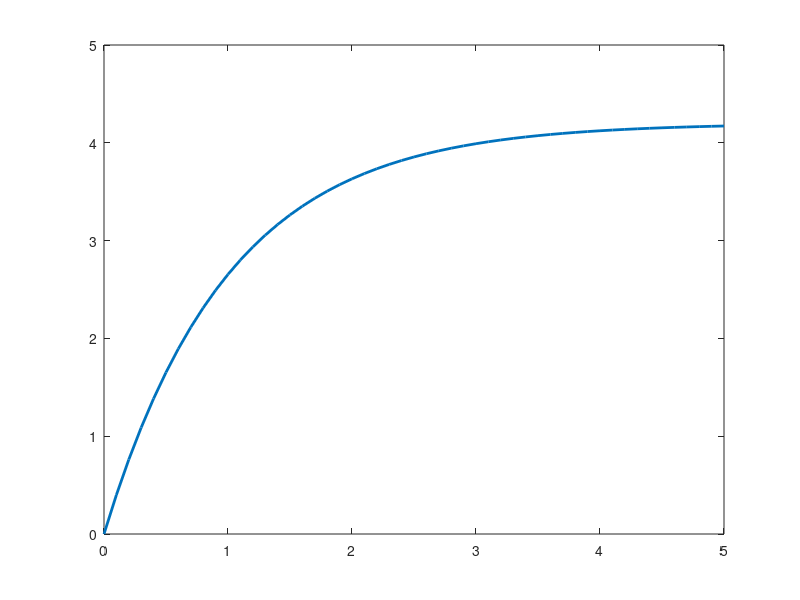

Recreate this plot in MATLAB. (Note: this script raises an error after producing the figure.)
%modeling and optimizing a battery charging profile

%parameters
Vmax = 4.2;
R=.07;
I = .52; %CC current
RC = 3600;

% for step 2 using v(t) = vmax(1-e^(t/RC) to model battery over time

t_hours = 0:0.1:5;
t_seconds = t_hours *3600;

V = Vmax *(1-exp(-t_seconds/RC));
figure(1);
plot(t_hours,V, 'LineWidth',2);
hold on
yline(3.36,'--r','80%');
yline(4.2,'--g','99%');

xlabel('Time(Hours)')
ylabel('Voltage (V)')
title('Voltage Over time')
grid on;
legend('Voltage', '1.6 hours (80%)', '4.6 hours (99%)','Location','southeast');
hold off;

% step 3 finding voltage curve
dVdt= gradient(V,t_seconds);
figure(2);
plot(t_seconds/3600,dVdt*1000,'LineWidth',2);
xlabel('Time (Hours)')
ylabel('dV/dt (mV/s)')
title('Rate of Voltage Change')
grid on;

%step 4 compute energy delievered

P = V*I;

%cross validation
energy_trap = trapz(t_seconds,P);
fprintf('Total energy delivered to the battery (trapz): %.2f J\n', energy_trap);

%analystic integration
P_func = @(t) Vmax*I*(1-exp(-t/RC));
energy_integral= integral(P_func,0,5*3600);
fprintf('Total energy delivered to the battery (integral): %.2f J\n', energy_integral)

%step 5 part 1 rate of voltage change at different intervals

initial_rate = dVdt(1) *1000;  %at t=0 (mV/s)

mid_charge_time = 1.6*3600; %t = 1.6 hours
[~, mid_idx,] = min(abs(t_seconds-mid_charge_time));
mid_rate = dVdt(mid_idx) * 1000; %getting the rate

near_full_time = 4.6 * 3600; % t= 2.5 hours
[~,near_full_idx] = min(abs(t_seconds - near_full_time));
near_full_rate = dVdt(near_full_idx) * 1000;

fprintf('--- Rate of Voltage Change (dV/dt) ---\n');
fprintf('Initial dV/dt: %.4f mV/s\n', initial_rate);
fprintf('dV/dt at 1.6 hour: %.4f mV/s\n', mid_rate);
fprintf('dV/dt at 4.6 hours: %.4f mV/s\n', near_full_rate);

%step 5.2 time to reach 80% 10 100% charge
V_target_80 = 0.8 * Vmax;
V_target_100 = 0.99 * Vmax; % Practically, it never reaches 100%, so use 99%

[~, idx_80] = min(abs(V - V_target_80));
time_80_hours = t_seconds(idx_80) / 3600;

[~, idx_100] = min(abs(V - V_target_100));
time_100_hours = t_seconds(idx_100) / 3600;

fprintf('Time to reach 80%% charge: %.2f hours\n', time_80_hours);
fprintf('Time to reach 99%% charge: %.2f hours\n', time_100_hours);

%step 5.3 energy lost due to resistence
P_loss = I^2*R;
%total energy loss in the 5 hours
E_loss = P_loss*max(t_seconds);
%energy delivered analytic needs to fix these bottom two
E_delivered = trapz(t_seconds,P);
efficiency = E_delivered/(E_delivered + E_loss)*100;

fprintf('Power lost in resistance: %.4f W\n', P_loss);
fprintf('Energy lost due to resistance: %.2f J\n', E_loss);
fprintf('Energy delivered to battery: %.2f J\n', E_delivered);
fprintf('Charging efficiency: %.1f%%\n', efficiency);

%step 6 
%current vs time
I_CC= I * ones(size(t_hours));  % Always 0.52A
figure(3);
plot(t_hours, I_CC, 'r', 'LineWidth', 2);
xlabel('Time (Hours)');
ylabel('Current (A)');
title('Current vs. Time (Pure CC Charging)');
grid on;

%power vs time
figure(4);
plot(t_hours, P, 'k', 'LineWidth', 2);
hold on;
xlabel('Time (Hours)');
ylabel('Power (W)');
title('Power vs. Time (CC Charging)');
grid on;
legend('Power', '80% Charge', '99% Charge', 'Location', 'southeast');
hold off;